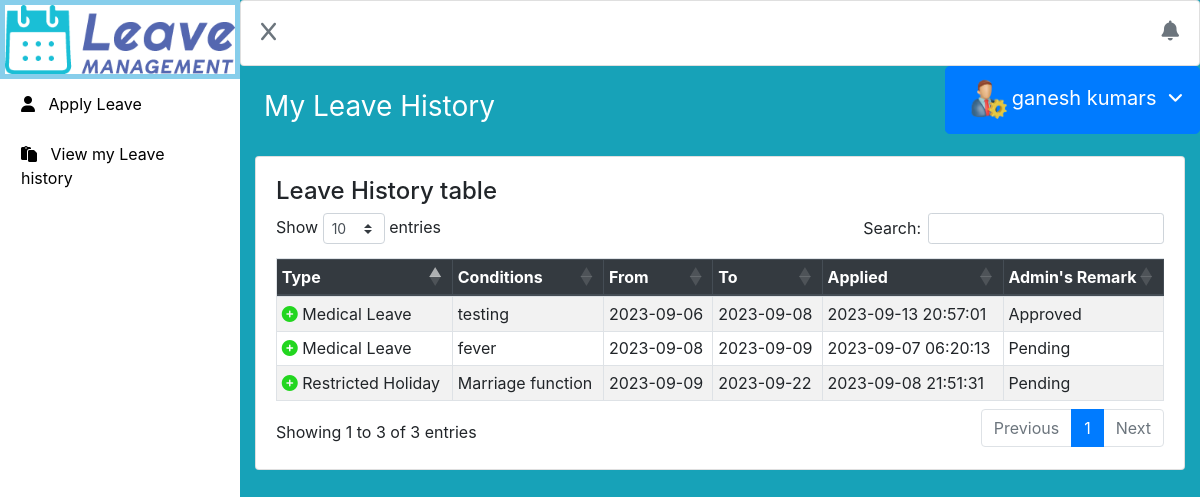
Page /index.php/user/view_leave (signed in) on the committed database.
### tables this page shows
CREATE TABLE `employee` (
  `eid` int(11) NOT NULL,
  `employee_id` varchar(40) NOT NULL,
  `firstname` varchar(40) NOT NULL,
  `lastname` varchar(40) NOT NULL,
  `email` varchar(60) NOT NULL,
  `department` varchar(60) NOT NULL,
  `gender` varchar(10) NOT NULL,
  `dob` varchar(20) NOT NULL,
  `contact` varchar(15) NOT NULL,
  `country` varchar(20) NOT NULL,
  `address` varchar(250) NOT NULL,
  `city` varchar(30) NOT NULL,
  `password` varchar(20) NOT NULL,
  `reading_time` timestamp NOT NULL DEFAULT current_timestamp() ON UPDATE current_timestamp()
);

CREATE TABLE `emp_leave` (
  `elid` int(11) NOT NULL,
  `emp_id` int(11) NOT NULL,
  `start_date` varchar(50) NOT NULL,
  `end_date` varchar(50) NOT NULL,
  `leave_type` varchar(70) NOT NULL,
  `description` text NOT NULL,
  `status` varchar(40) NOT NULL DEFAULT 'Pending',
  `Apply_time` timestamp NOT NULL DEFAULT current_timestamp() ON UPDATE current_timestamp()
);

### application/controllers/User.php (called while the page is built, shortened)
<?php
class User extends CI_Controller
{
	public function __construct()
	{
		$this->load->helper("cookie");
		$this->load->model('user_model');
	}
	public function view_leave()
	{
		if(get_cookie("eid")!="")
		{
		$id=get_cookie("eid");
		$user=$this->user_model->getUser($id);
		$emp=$this->user_model->viewLeave($id);
		$this->load->view("Leave_history",array("emp"=>$emp,'user'=>$user));
		}
		else
		{
			redirect("home");
		}
	}
}
?>

### index.php (called while the page is built, shortened)
<?php
require_once BASEPATH.'core/CodeIgniter.php';

### application/models/User_model.php (called while the page is built, shortened)
<?php
class User_model extends CI_Model
{
	public function getUser($id)
	{
		$this->db->where('eid',$id);
		return $this->db->get("employee")->row();
	}
	public function viewLeave($id)
	{
		$this->db->where("emp_id",$id);
		return $this->db->get("emp_leave")->result_array();
	}
}
?>

### application/views/Leave_history.php (the view, shortened to what this page needs)
<!DOCTYPE html>
<html lang="en">
<head>
	<link rel="stylesheet" href="https://cdnjs.cloudflare.com/ajax/libs/twitter-bootstrap/4.5.2/css/bootstrap.css">
    <link rel="stylesheet" href="https://cdn.datatables.net/1.13.6/css/dataTables.bootstrap4.min.css">
	<link rel="stylesheet" href="https://cdn.jsdelivr.net/npm/bootstrap@4.6.2/dist/css/bootstrap.min.css">
  <link rel="stylesheet" href="https://cdnjs.cloudflare.com/ajax/libs/font-awesome/6.4.2/css/all.min.css">
  <link rel="stylesheet" href="https://cdnjs.cloudflare.com/ajax/libs/font-awesome/6.4.2/css/all.min.css" />
  <link rel="stylesheet" href="<?=base_url('assets/css/style.css')?>">
</head>
<body>
<div>
	<div style="width:80%;float:right;height:160vh;" class="bg-info show-hide">
	<?php
	include('topbar.php');
	?>
	<?php
	include('dropdown.php');
	?>
<h3 class="font-weight-normal text-white p-4">My Leave History&nbsp;&nbsp;&nbsp;
		<span style="font-size:16px;" class="text-dark font-weight-bold"></span></h3>
	<div class="container-fluid">
	<div class="card my-2">
	<div class="card-body">
	<h4>Leave History table</h4>
	<table id="example" class="table table-striped table-sm table-bordered" style="width:100%">
        <thead class=thead-dark>
            <tr>
                <th>Type</th>
                <th>Conditions</th>
                <th>From</th>
                <th>To</th>
                <th>Applied</th>
                <th>Admin's Remark</th>
            </tr>
        </thead>
        <tbody>
<?php
foreach($emp as $employee)
{
?>
            <tr>
                <td><i class="fa-solid fa-circle-plus" style="color: #22d61f;"></i> <?=$employee["leave_type"]?></td>
                <td><?=$employee["description"]?></td>
                <td><?=$employee["start_date"]?></td>
                <td><?=$employee["end_date"]?></td>
                <td><?=$employee["Apply_time"]?></td>
                <td><?=$employee["status"]?></td>
            </tr>
<?php
}
?>
        </tbody>
    </table>
</div>
</div>
    </div>
	</div>
	<div style="width:20%;position:fixed;" class="mylastclass">
	<?php
	include('leftbar.php');
	?>
    </div>
</div>
</body>
</html>

### application/views/Dropdown.php (shortened to what this page needs)
<div class="dropdown">
  <button type="button" class="float-right btn btn-primary mysel1 btn-lg" data-toggle="dropdown">
    <img src="<?=base_url('assets/image/admin.png')?>" style="height:50px;"><?=$user->firstname?> <?=$user->lastname?>&nbsp;&nbsp;<i class="fa-solid fa-angle-down small"></i>
  </button>
</div>

### rows in the picture
employee: firstname "ganesh", lastname "kumars"
emp_leave: leave_type "Medical Leave", description "testing", start_date "2023-09-06", end_date "2023-09-08", Apply_time "2023-09-13 20:57:01", status "Approved"
emp_leave: leave_type "Medical Leave", description "fever", start_date "2023-09-08", end_date "2023-09-09", Apply_time "2023-09-07 06:20:13", status "Pending"
emp_leave: leave_type "Restricted Holiday", description "Marriage function", start_date "2023-09-09", end_date "2023-09-22", Apply_time "2023-09-08 21:51:31", status "Pending"
